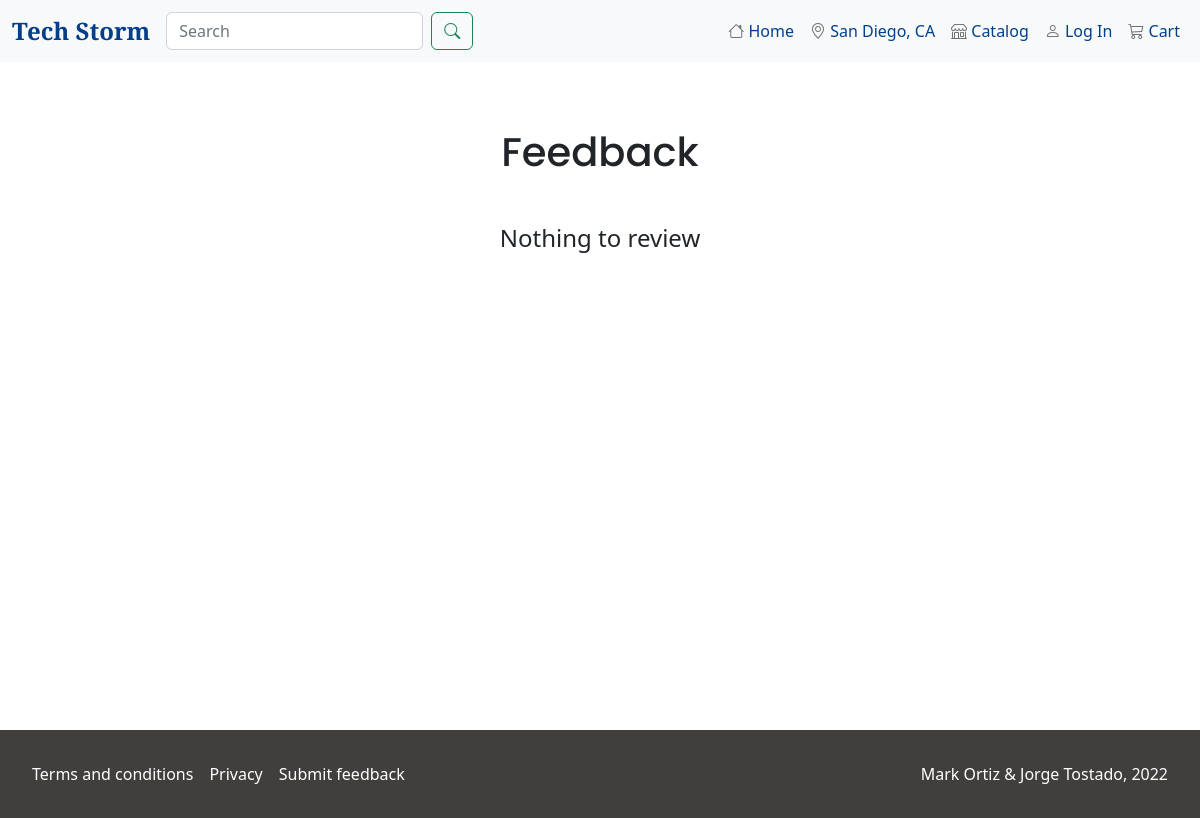
/feedback/, run on an earlier commit of the app's database.
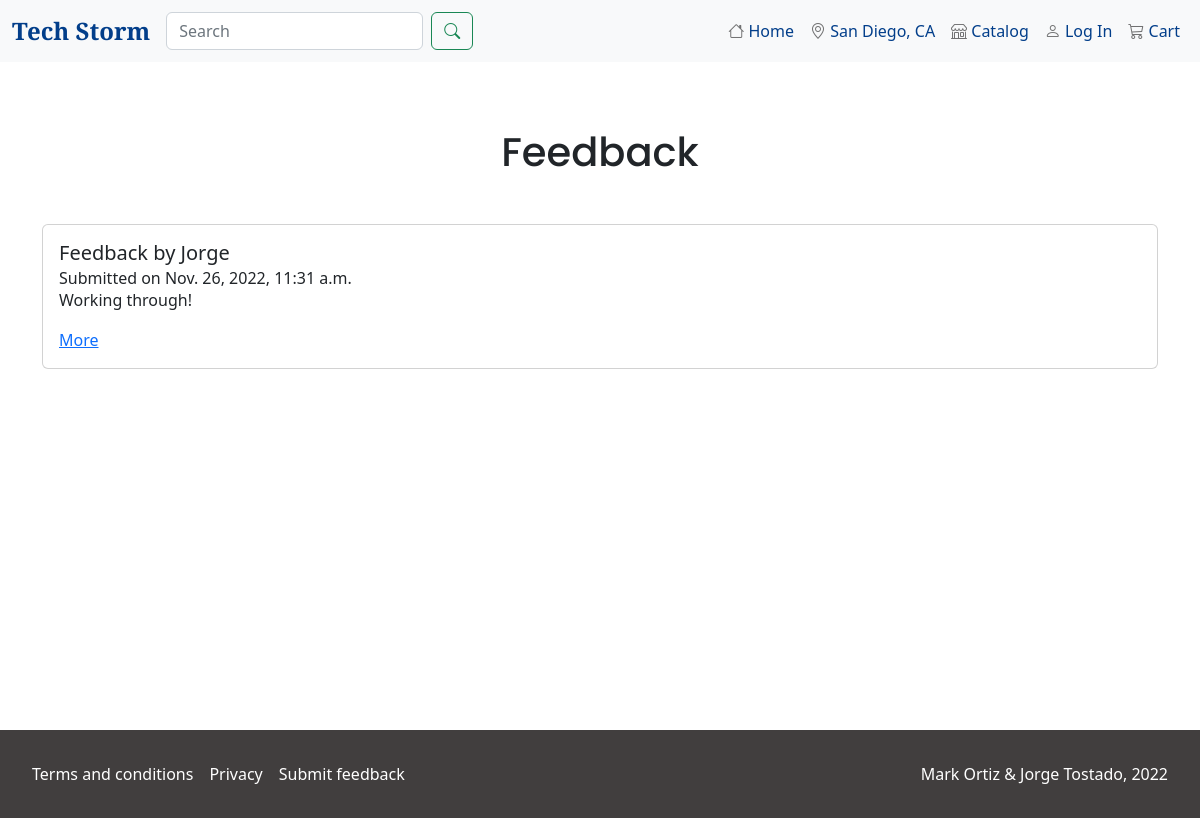
And on a later commit of the database.
### feedback/models.py (models this page shows, shortened)
class Feedback(models.Model):
    class Score(models.IntegerChoices):
        POOR = 1
        BAD = 2
        OK = 3
        GOOD = 4
        EXCELLENT = 5
    first_name = models.CharField(max_length=50)
    last_name = models.CharField(max_length=50)
    email = models.EmailField(max_length=254)
    score = models.IntegerField(choices=Score.choices)
    comment = models.TextField()
    created_on = models.DateTimeField(auto_now_add=True)

### feedback/views.py (the view, shortened to what this page needs)
# urls.py: path('', FeedbackListView.as_view(), name='feedback_list'),
class FeedbackListView(ListView, LoginRequiredMixin, UserPassesTestMixin):
    template_name: str='feedback/list.html'
    model = Feedback

### templates/feedback/list.html (shortened to what this page needs)
{% extends 'base.html' %}
{% block content %}
<div class="container my-5">
    <h1 class="text-center page-title mb-5">Feedback</h1>
    <div class="list-container">
        {% if feedback_list %}
            {% for feedback in feedback_list %}
                <div class="card">
                    <div class="card-body">
                        <h5 class="card-title">Feedback by {{ feedback.first_name }}</h5>
                        <h6 class="card-subtitle">Submitted on {{ feedback.created_on }}</h6>
                        <p class="card-text">{{ feedback.comment }}</p>
                        <a href="{% url 'feedback_detail' feedback.id %}" class="card-link">More</a>
                    </div>
                </div>
            {% endfor %}
        {% else %}
        <h4 class="text-center">Nothing to review</h4>
        {% endif %}
    </div>
</div>
{% endblock content %}

What changed in the data, as far as the page shows it:
added Feedback: first_name "Jorge", created_on "Nov. 26, 2022, 11:31 a.m.", comment "Working through!"
Also different on the page:
text no longer shown: "Nothing to review"
